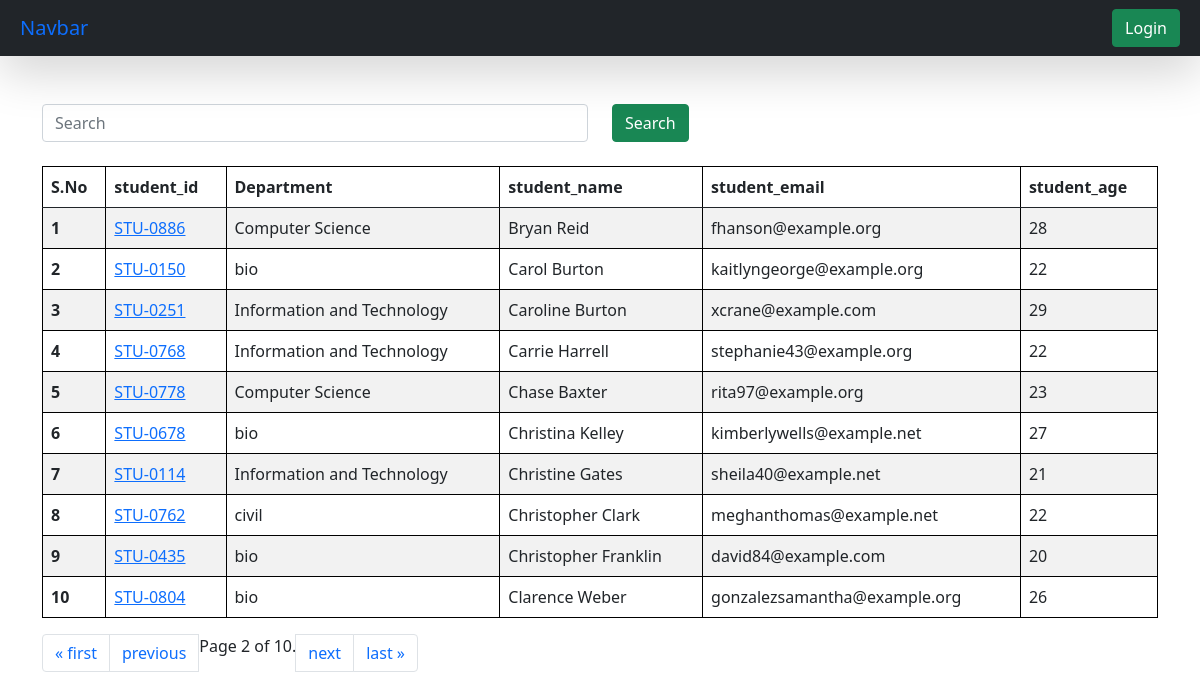
Screenshot of /students/?page=2 with the database file from the repository.
### ReportCard/models.py (models this page shows, shortened)
class Student(models.Model):
  department = models.ForeignKey(Department , related_name="depart" , on_delete=models.CASCADE )
  student_id = models.OneToOneField(StudentID , related_name="studentid" , on_delete=models.CASCADE)
  student_name = models.CharField(max_length=100)
  student_email = models.EmailField(unique=True)
  student_age = models.IntegerField(default=18)
  student_address = models.TextField()
  class Meta:
    ordering = ['student_name']
    verbose_name = "student"

class StudentID(models.Model):
  student_id = models.CharField(max_length=100)
  def __str__(self) -> str:
    return self.student_id

class Department(models.Model):
  department = models.CharField(max_length=100)
  class Meta:
    ordering = ['department']

### ReportCard/views.py (the view, shortened to what this page needs)
# urls.py: path('students/' , get_students , name = "get_students"),
def get_students(request):
  queryset = Student.objects.all()
  paginator = Paginator(queryset, 10)
  page_number = request.GET.get("page" , 1)
  page_obj = paginator.get_page(page_number)
  print(page_obj)
  return render(request, 'students.html' , {'queryset' : page_obj})

### ReportCard/templates/students.html
{% extends "base.html" %}
{% block start %}
<div class="container mt-5">
  <form class="mb-4">
    <div class="row">
      <div class="col-md-6">
        <input class="form-control" name="search" placeholder="Search">
      </div>
      <div class="col-md-6">
        <button class="btn btn-success">Search</button>
      </div>
    </div>
  </form>
  <table class="table table-striped">
    <thead>
      <tr>
        <th scope="col">S.No</th>
        <th scope="col">student_id</th>
        <th scope="col">Department</th>
        <th scope="col">student_name</th>
        <th scope="col">student_email</th>
        <th scope="col">student_age</th>
      </tr>
    </thead>
    <tbody>
      {% for student in queryset %}
      <tr>
        <th scope="row">{{forloop.counter}}</th>
        <td>
          <a href="{% url 'see_marks' student.student_id %}">
            {{student.student_id}}
          </a>
          </td>
        <td>{{student.department.department}}</td>
        <td>{{student.student_name}}</td>
        <td>{{student.student_email}}</td>
        <td>{{student.student_age}}</td>
      </tr>
      {% endfor%}
    </tbody>
  </table>
  <nav aria-label="Page navigation example">
    <ul class="pagination">
      {% if queryset.has_previous %}
      <li class="page-item"><a class="page-link" href="?page=1">&laquo; first</a></li>
      <li class="page-item"><a class="page-link" href="?page={{ queryset.previous_page_number }}">previous</a></li>
      {% endif %}
      <span class="current">
        Page {{ queryset.number }} of {{ queryset.paginator.num_pages }}.
      </span>
      {% if queryset.has_next %}
      <li class="page-item"><a class="page-link" href="?page={{ queryset.next_page_number }}">next</a></li>
      <li class="page-item"><a class="page-link" href="?page={{ queryset.paginator.num_pages }}">last &raquo;</a>
      </li>
      {% endif %}
    </ul>
  </nav>
</div>
{% endblock %}

### ReportCard/templates/base.html (style rules this page uses)
table, th , td { border: 1px solid black; }

### rows the page displays
Student: student_id "STU-0886", department.department "Computer Science", student_name "Bryan Reid", student_email "fhanson@example.org", student_age "28"
Student: student_id "STU-0150", department.department "bio", student_name "Carol Burton", student_email "kaitlyngeorge@example.org", student_age "22"
Student: student_id "STU-0251", department.department "Information and Technology", student_name "Caroline Burton", student_email "xcrane@example.com", student_age "29"
Student: student_id "STU-0768", department.department "Information and Technology", student_name "Carrie Harrell", student_email "stephanie43@example.org", student_age "22"
Student: student_id "STU-0778", department.department "Computer Science", student_name "Chase Baxter", student_email "rita97@example.org", student_age "23"
Student: student_id "STU-0678", department.department "bio", student_name "Christina Kelley", student_email "kimberlywells@example.net", student_age "27"
Student: student_id "STU-0114", department.department "Information and Technology", student_name "Christine Gates", student_email "sheila40@example.net", student_age "21"
Student: student_id "STU-0762", department.department "civil", student_name "Christopher Clark", student_email "meghanthomas@example.net", student_age "22"
Student: student_id "STU-0435", department.department "bio", student_name "Christopher Franklin", student_email "david84@example.com", student_age "20"
Student: student_id "STU-0804", department.department "bio", student_name "Clarence Weber", student_email "gonzalezsamantha@example.org", student_age "26"

### other values shown
{{ queryset.number }} "2"
{{ queryset.paginator.num_pages }} "10"
